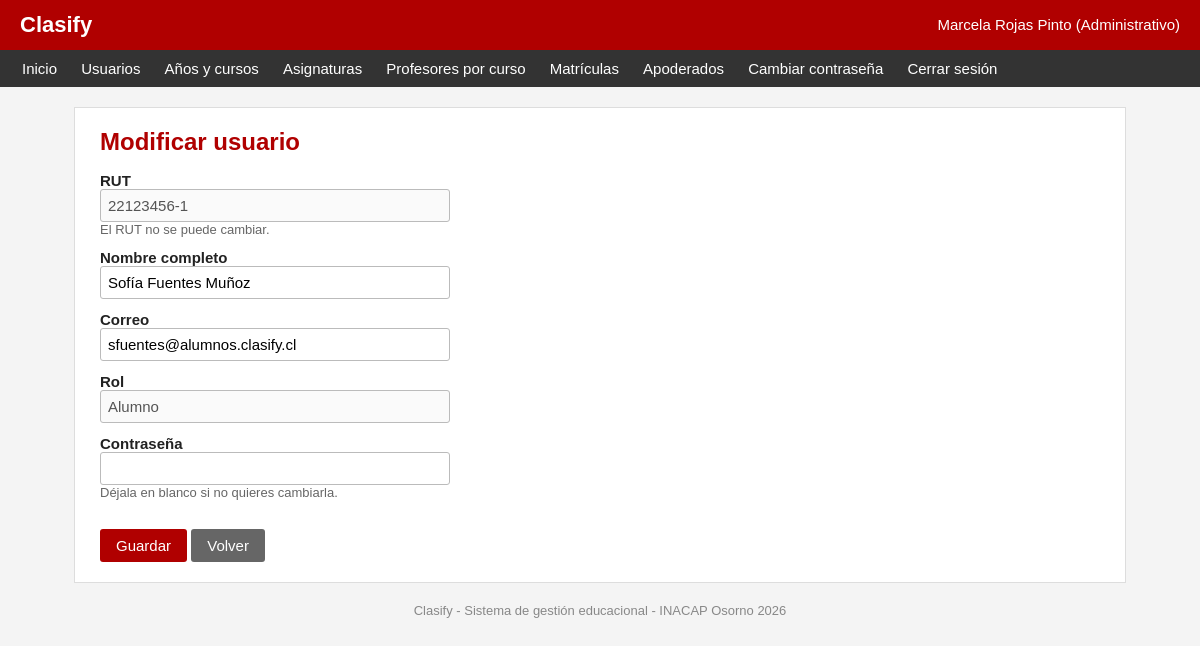
The page /admin/usuario_form.php?id=10 (signed in) on the database its author committed.
### tables this page shows
CREATE TABLE usuario (
    id_usuario INT AUTO_INCREMENT PRIMARY KEY,
    rut VARCHAR(12) NOT NULL UNIQUE,
    nombre VARCHAR(100) NOT NULL,
    correo VARCHAR(100) NOT NULL,
    clave VARCHAR(255) NOT NULL,
    rol ENUM('alumno', 'apoderado', 'profesor', 'administrativo') NOT NULL,
    activo TINYINT(1) NOT NULL DEFAULT 1
);

### includes/funciones.php (called while the page is built, shortened)
<?php
function limpiar($texto)
{
    return htmlspecialchars($texto, ENT_QUOTES, "UTF-8");
}
function nombre_rol($rol)
{
    if ($rol == "administrativo") {
        return "Administrativo";
    } elseif ($rol == "profesor") {
        return "Profesor";
    } elseif ($rol == "apoderado") {
        return "Apoderado";
    } else {
        return "Alumno";
    }
}

### admin/usuario_form.php (the view, shortened to what this page needs)
<?php
require_once "../includes/sesion.php";
$editando = false;
$rut = "";
$nombre = "";
$correo = "";
$rol_nuevo = "";
if (isset($_GET["id"])) {
    $id = intval($_GET["id"]);
    $resultado = mysqli_execute_query($conexion, "SELECT * FROM usuario WHERE id_usuario = ?", [$id]);
    $usuario = mysqli_fetch_assoc($resultado);
    $editando = true;
    $rut = $usuario["rut"];
    $nombre = $usuario["nombre"];
    $correo = $usuario["correo"];
    $rol_nuevo = $usuario["rol"];
}
include "../includes/cabecera.php";
?>
<form method="post" class="formulario">
    <label>RUT</label>
    <?php if ($editando) { ?>
        <input type="text" value="<?php echo limpiar($rut); ?>" disabled>
        <div class="ayuda">El RUT no se puede cambiar.</div>
    <?php } else { ?>
        <input type="text" name="rut" placeholder="12345678-9" value="<?php echo limpiar($rut); ?>">
    <?php } ?>
    <label>Nombre completo</label>
    <input type="text" name="nombre" value="<?php echo limpiar($nombre); ?>">
    <label>Correo</label>
    <input type="email" name="correo" value="<?php echo limpiar($correo); ?>">
    <label>Rol</label>
    <?php if ($editando) { ?>
        <input type="text" value="<?php echo nombre_rol($rol_nuevo); ?>" disabled>
    <?php } ?>
    <label>Contraseña</label>
    <input type="password" name="clave">
    <?php if ($editando) { ?>
        <div class="ayuda">Déjala en blanco si no quieres cambiarla.</div>
    <?php } else { ?>
        <div class="ayuda">Mínimo 8 caracteres. El usuario la puede cambiar después.</div>
    <?php } ?>
    <br>
    <button type="submit" class="boton">Guardar</button>
    <a href="usuarios.php" class="boton boton-gris">Volver</a>
</form>
<?php include "../includes/pie.php"; ?>

### css/estilos.css (style rules this page uses)
body { margin: 0; font-family: Arial, Helvetica, sans-serif; font-size: 15px; color: #222222; background-color: #f4f4f4; }
form.formulario label { display: block; margin-top: 12px; font-weight: bold; }
input[type=text], input[type=password], input[type=email], input[type=date], input[type=number], select, textarea { padding: 7px; border: 1px solid #bbbbbb; border-radius: 3px; font-size: 15px; max-width: 100%; box-sizing: border-box; }
form.formulario input[type=text], form.formulario input[type=password], form.formulario input[type=email], form.formulario select { width: 350px; }
.boton { display: inline-block; background-color: #b00000; color: white; border: none; padding: 8px 16px; font-size: 15px; border-radius: 3px; text-decoration: none; cursor: pointer; margin-top: 12px; }
.boton-gris { background-color: #666666; }
.ayuda { color: #666666; font-size: 13px; }

### rows shown on the page
usuario: rut "22123456-1", nombre "Sofía Fuentes Muñoz", correo "sfuentes@alumnos.clasify.cl", rol "Alumno"

### other values the page prints
limpiar($_SESSION["nombre"]) "Marcela Rojas Pinto"
nombre_rol($_SESSION["rol"]) "Administrativo"
limpiar($titulo) "Modificar usuario"
